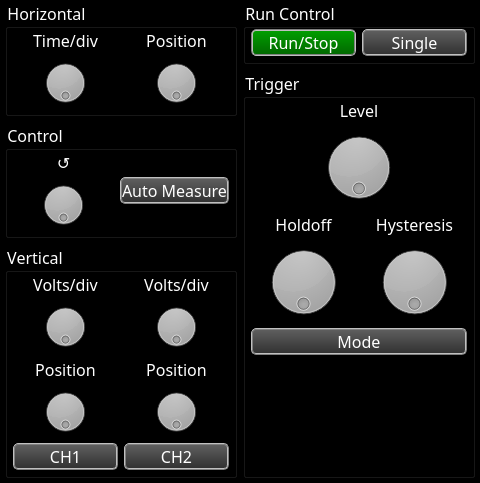
<?xml version="1.0" encoding="UTF-8"?>
<ui version="4.0">
 <class>Form</class>
 <widget class="QWidget" name="Form">
  <property name="geometry">
   <rect>
    <x>0</x>
    <y>0</y>
    <width>480</width>
    <height>483</height>
   </rect>
  </property>
  <property name="sizePolicy">
   <sizepolicy hsizetype="Preferred" vsizetype="Preferred">
    <horstretch>0</horstretch>
    <verstretch>0</verstretch>
   </sizepolicy>
  </property>
  <property name="windowTitle">
   <string>MultiView - Panel</string>
  </property>
  <property name="styleSheet">
   <string notr="true">QWidget {
	background-color: black;
	color: white;
	font-size: 16px;
	font-family: Trebuchet MS, Helvetica, sans-serif;
}


QPushButton {
	background: qlineargradient(x1:0, y1:0, x2:0, y2:1, stop:0 #606060, stop:1 #303030);
	border: 2px ridge gray;
	border-radius: 5px;
}

QPushButton:pressed {
	background: qlineargradient(x1:0, y1:0, x2:0, y2:1, stop:0 #303030, stop:1 #606060);
	border: 2px groove gray;
}

QPushButton:checked {
	background: qlineargradient(x1:0, y1:0, x2:0, y2:1, stop:0 #01a000, stop:1 #016700);
	border: 2px groove gray;
}

QPushButton:checked:pressed {
	background: qlineargradient(x1:0, y1:0, x2:0, y2:1, stop:0 #016700, stop:1 #01a000);
	border: 2px groove gray;
}</string>
  </property>
  <layout class="QHBoxLayout" name="horizontalLayout_5">
   <property name="leftMargin">
    <number>5</number>
   </property>
   <property name="topMargin">
    <number>0</number>
   </property>
   <property name="rightMargin">
    <number>5</number>
   </property>
   <property name="bottomMargin">
    <number>5</number>
   </property>
   <item>
    <layout class="QVBoxLayout" name="verticalLayout">
     <item>
      <widget class="QGroupBox" name="panel1_group">
       <property name="sizePolicy">
        <sizepolicy hsizetype="Preferred" vsizetype="Maximum">
         <horstretch>0</horstretch>
         <verstretch>0</verstretch>
        </sizepolicy>
       </property>
       <property name="title">
        <string>Horizontal</string>
       </property>
       <layout class="QHBoxLayout" name="horizontalLayout">
        <property name="leftMargin">
         <number>5</number>
        </property>
        <property name="topMargin">
         <number>0</number>
        </property>
        <property name="rightMargin">
         <number>5</number>
        </property>
        <property name="bottomMargin">
         <number>5</number>
        </property>
        <item>
         <layout class="QVBoxLayout" name="verticalLayout_9">
          <item>
           <widget class="QLabel" name="panel1_label1">
            <property name="text">
             <string>Time/div</string>
            </property>
            <property name="alignment">
             <set>Qt::AlignCenter</set>
            </property>
           </widget>
          </item>
          <item>
           <widget class="QDial" name="panel1_dial1">
            <property name="maximum">
             <number>11</number>
            </property>
            <property name="pageStep">
             <number>1</number>
            </property>
            <property name="wrapping">
             <bool>true</bool>
            </property>
           </widget>
          </item>
         </layout>
        </item>
        <item>
         <layout class="QVBoxLayout" name="verticalLayout_4">
          <item>
           <widget class="QLabel" name="panel1_label2">
            <property name="text">
             <string>Position</string>
            </property>
            <property name="alignment">
             <set>Qt::AlignCenter</set>
            </property>
           </widget>
          </item>
          <item>
           <widget class="QDial" name="panel1_dial2">
            <property name="maximum">
             <number>11</number>
            </property>
            <property name="pageStep">
             <number>1</number>
            </property>
            <property name="wrapping">
             <bool>true</bool>
            </property>
           </widget>
          </item>
         </layout>
        </item>
       </layout>
      </widget>
     </item>
     <item>
      <widget class="QGroupBox" name="panel2_group">
       <property name="title">
        <string>Control</string>
       </property>
       <layout class="QHBoxLayout" name="horizontalLayout_3">
        <property name="leftMargin">
         <number>5</number>
        </property>
        <property name="topMargin">
         <number>0</number>
        </property>
        <property name="rightMargin">
         <number>5</number>
        </property>
        <property name="bottomMargin">
         <number>5</number>
        </property>
        <item>
         <layout class="QVBoxLayout" name="verticalLayout_7">
          <item>
           <widget class="QLabel" name="panel2_label1">
            <property name="text">
             <string>↺</string>
            </property>
            <property name="alignment">
             <set>Qt::AlignCenter</set>
            </property>
           </widget>
          </item>
          <item>
           <widget class="QDial" name="panel2_dial1">
            <property name="maximum">
             <number>11</number>
            </property>
            <property name="pageStep">
             <number>1</number>
            </property>
            <property name="wrapping">
             <bool>true</bool>
            </property>
           </widget>
          </item>
         </layout>
        </item>
        <item>
         <widget class="QPushButton" name="panel2_button1">
          <property name="text">
           <string>Auto Measure</string>
          </property>
         </widget>
        </item>
       </layout>
      </widget>
     </item>
     <item>
      <widget class="QGroupBox" name="panel3_group">
       <property name="sizePolicy">
        <sizepolicy hsizetype="Preferred" vsizetype="Preferred">
         <horstretch>0</horstretch>
         <verstretch>0</verstretch>
        </sizepolicy>
       </property>
       <property name="title">
        <string>Vertical</string>
       </property>
       <layout class="QHBoxLayout" name="horizontalLayout_6">
        <property name="leftMargin">
         <number>5</number>
        </property>
        <property name="topMargin">
         <number>0</number>
        </property>
        <property name="rightMargin">
         <number>5</number>
        </property>
        <property name="bottomMargin">
         <number>5</number>
        </property>
        <item>
         <layout class="QVBoxLayout" name="verticalLayout_3">
          <item>
           <widget class="QLabel" name="panel3_1_label1">
            <property name="text">
             <string>Volts/div</string>
            </property>
            <property name="alignment">
             <set>Qt::AlignCenter</set>
            </property>
           </widget>
          </item>
          <item>
           <widget class="QDial" name="panel3_1_dial1">
            <property name="sizePolicy">
             <sizepolicy hsizetype="Preferred" vsizetype="Preferred">
              <horstretch>0</horstretch>
              <verstretch>0</verstretch>
             </sizepolicy>
            </property>
            <property name="maximum">
             <number>11</number>
            </property>
            <property name="pageStep">
             <number>1</number>
            </property>
            <property name="wrapping">
             <bool>true</bool>
            </property>
           </widget>
          </item>
          <item>
           <widget class="QLabel" name="panel3_1_label2">
            <property name="text">
             <string>Position</string>
            </property>
            <property name="alignment">
             <set>Qt::AlignCenter</set>
            </property>
           </widget>
          </item>
          <item>
           <widget class="QDial" name="panel3_1_dial2">
            <property name="sizePolicy">
             <sizepolicy hsizetype="Preferred" vsizetype="Preferred">
              <horstretch>0</horstretch>
              <verstretch>0</verstretch>
             </sizepolicy>
            </property>
            <property name="maximum">
             <number>11</number>
            </property>
            <property name="pageStep">
             <number>1</number>
            </property>
            <property name="wrapping">
             <bool>true</bool>
            </property>
           </widget>
          </item>
          <item>
           <widget class="QPushButton" name="panel3_1_button">
            <property name="sizePolicy">
             <sizepolicy hsizetype="Preferred" vsizetype="Fixed">
              <horstretch>0</horstretch>
              <verstretch>0</verstretch>
             </sizepolicy>
            </property>
            <property name="text">
             <string>CH1</string>
            </property>
            <property name="checked">
             <bool>false</bool>
            </property>
           </widget>
          </item>
         </layout>
        </item>
        <item>
         <layout class="QVBoxLayout" name="verticalLayout_5">
          <item>
           <widget class="QLabel" name="panel3_2_label1">
            <property name="text">
             <string>Volts/div</string>
            </property>
            <property name="alignment">
             <set>Qt::AlignCenter</set>
            </property>
           </widget>
          </item>
          <item>
           <widget class="QDial" name="panel3_2_dial1">
            <property name="maximum">
             <number>11</number>
            </property>
            <property name="pageStep">
             <number>1</number>
            </property>
            <property name="wrapping">
             <bool>true</bool>
            </property>
           </widget>
          </item>
          <item>
           <widget class="QLabel" name="panel3_2_label2">
            <property name="text">
             <string>Position</string>
            </property>
            <property name="alignment">
             <set>Qt::AlignCenter</set>
            </property>
           </widget>
          </item>
          <item>
           <widget class="QDial" name="panel3_2_dial2">
            <property name="maximum">
             <number>11</number>
            </property>
            <property name="pageStep">
             <number>1</number>
            </property>
            <property name="wrapping">
             <bool>true</bool>
            </property>
           </widget>
          </item>
          <item>
           <widget class="QPushButton" name="panel3_2_button">
            <property name="sizePolicy">
             <sizepolicy hsizetype="Preferred" vsizetype="Fixed">
              <horstretch>0</horstretch>
              <verstretch>0</verstretch>
             </sizepolicy>
            </property>
            <property name="text">
             <string>CH2</string>
            </property>
            <property name="checked">
             <bool>false</bool>
            </property>
           </widget>
          </item>
         </layout>
        </item>
       </layout>
      </widget>
     </item>
    </layout>
   </item>
   <item>
    <layout class="QVBoxLayout" name="verticalLayout_8">
     <item>
      <widget class="QGroupBox" name="panel4_group">
       <property name="sizePolicy">
        <sizepolicy hsizetype="Preferred" vsizetype="Maximum">
         <horstretch>0</horstretch>
         <verstretch>0</verstretch>
        </sizepolicy>
       </property>
       <property name="title">
        <string>Run Control</string>
       </property>
       <layout class="QHBoxLayout" name="horizontalLayout_4">
        <property name="leftMargin">
         <number>5</number>
        </property>
        <property name="topMargin">
         <number>0</number>
        </property>
        <property name="rightMargin">
         <number>5</number>
        </property>
        <property name="bottomMargin">
         <number>5</number>
        </property>
        <item>
         <widget class="QPushButton" name="panel4_toggle_button">
          <property name="text">
           <string>Run/Stop</string>
          </property>
          <property name="checkable">
           <bool>true</bool>
          </property>
          <property name="checked">
           <bool>true</bool>
          </property>
         </widget>
        </item>
        <item>
         <widget class="QPushButton" name="panel4_button">
          <property name="text">
           <string>Single</string>
          </property>
         </widget>
        </item>
       </layout>
      </widget>
     </item>
     <item>
      <widget class="QGroupBox" name="panel5_group">
       <property name="sizePolicy">
        <sizepolicy hsizetype="Minimum" vsizetype="Preferred">
         <horstretch>0</horstretch>
         <verstretch>0</verstretch>
        </sizepolicy>
       </property>
       <property name="title">
        <string>Trigger</string>
       </property>
       <layout class="QVBoxLayout" name="verticalLayout_6">
        <property name="leftMargin">
         <number>5</number>
        </property>
        <property name="topMargin">
         <number>0</number>
        </property>
        <property name="rightMargin">
         <number>5</number>
        </property>
        <property name="bottomMargin">
         <number>120</number>
        </property>
        <item>
         <layout class="QVBoxLayout" name="verticalLayout_11">
          <item>
           <widget class="QLabel" name="panel5_label1">
            <property name="sizePolicy">
             <sizepolicy hsizetype="Preferred" vsizetype="Preferred">
              <horstretch>0</horstretch>
              <verstretch>0</verstretch>
             </sizepolicy>
            </property>
            <property name="text">
             <string>Level</string>
            </property>
            <property name="alignment">
             <set>Qt::AlignCenter</set>
            </property>
           </widget>
          </item>
          <item>
           <widget class="QDial" name="panel5_dial1">
            <property name="sizePolicy">
             <sizepolicy hsizetype="Preferred" vsizetype="Preferred">
              <horstretch>0</horstretch>
              <verstretch>0</verstretch>
             </sizepolicy>
            </property>
            <property name="maximum">
             <number>11</number>
            </property>
            <property name="pageStep">
             <number>1</number>
            </property>
            <property name="wrapping">
             <bool>true</bool>
            </property>
           </widget>
          </item>
         </layout>
        </item>
        <item>
         <layout class="QHBoxLayout" name="horizontalLayout_2">
          <item>
           <layout class="QVBoxLayout" name="verticalLayout_2">
            <item>
             <widget class="QLabel" name="panel5_label2">
              <property name="text">
               <string>Holdoff</string>
              </property>
              <property name="alignment">
               <set>Qt::AlignCenter</set>
              </property>
             </widget>
            </item>
            <item>
             <widget class="QDial" name="panel5_dial2">
              <property name="maximum">
               <number>11</number>
              </property>
              <property name="pageStep">
               <number>1</number>
              </property>
              <property name="wrapping">
               <bool>true</bool>
              </property>
             </widget>
            </item>
           </layout>
          </item>
          <item>
           <layout class="QVBoxLayout" name="verticalLayout_12">
            <item>
             <widget class="QLabel" name="panel5_label3">
              <property name="text">
               <string>Hysteresis</string>
              </property>
              <property name="alignment">
               <set>Qt::AlignCenter</set>
              </property>
             </widget>
            </item>
            <item>
             <widget class="QDial" name="panel5_dial3">
              <property name="maximum">
               <number>11</number>
              </property>
              <property name="pageStep">
               <number>1</number>
              </property>
              <property name="wrapping">
               <bool>true</bool>
              </property>
             </widget>
            </item>
           </layout>
          </item>
         </layout>
        </item>
        <item>
         <widget class="QPushButton" name="panel5_button1">
          <property name="sizePolicy">
           <sizepolicy hsizetype="Minimum" vsizetype="Fixed">
            <horstretch>0</horstretch>
            <verstretch>0</verstretch>
           </sizepolicy>
          </property>
          <property name="text">
           <string>Mode</string>
          </property>
         </widget>
        </item>
       </layout>
      </widget>
     </item>
    </layout>
   </item>
  </layout>
 </widget>
 <resources/>
 <connections/>
</ui>
